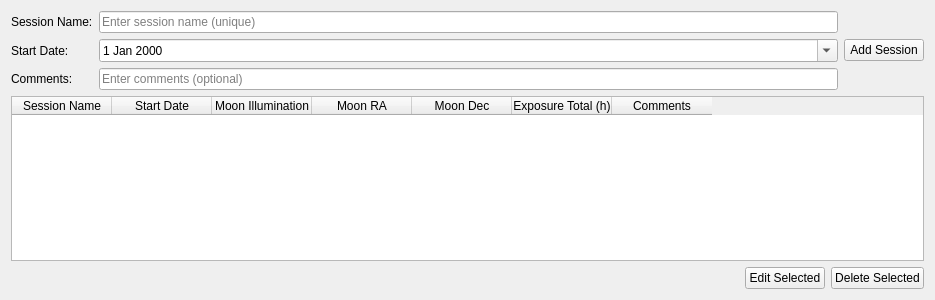
<?xml version="1.0" encoding="UTF-8"?>
<ui version="4.0">
 <class>SessionsTab</class>
 <widget class="QWidget" name="SessionTab">
  <property name="geometry">
   <rect>
    <x>0</x>
    <y>0</y>
    <width>935</width>
    <height>300</height>
   </rect>
  </property>
  <layout class="QVBoxLayout" name="verticalLayout">
   <item>
    <layout class="QGridLayout" name="gridLayout">
     <item row="0" column="0">
      <widget class="QLabel" name="sessionNameLabel">
       <property name="text">
        <string>Session Name:</string>
       </property>
      </widget>
     </item>
     <item row="0" column="1">
      <widget class="QLineEdit" name="sessionNameLineEdit">
       <property name="placeholderText">
        <string>Enter session name (unique)</string>
       </property>
      </widget>
     </item>
     <item row="1" column="0">
      <widget class="QLabel" name="startDateLabel">
       <property name="text">
        <string>Start Date:</string>
       </property>
      </widget>
     </item>
     <item row="1" column="1">
      <widget class="QDateEdit" name="startDateEdit">
       <property name="calendarPopup">
        <bool>true</bool>
       </property>
      </widget>
     </item>
     <item row="2" column="0">
      <widget class="QLabel" name="sessionCommentLabel">
       <property name="text">
        <string>Comments:</string>
       </property>
      </widget>
     </item>
     <item row="2" column="1">
      <widget class="QLineEdit" name="sessionCommentsLineEdit">
       <property name="placeholderText">
        <string>Enter comments (optional)</string>
       </property>
      </widget>
     </item>
     <item row="0" column="2" rowspan="3">
      <widget class="QPushButton" name="addSessionButton">
       <property name="text">
        <string>Add Session</string>
       </property>
      </widget>
     </item>
    </layout>
   </item>
   <item>
    <widget class="QTableWidget" name="sessionsTable">
     <property name="editTriggers">
      <set>QAbstractItemView::EditTrigger::NoEditTriggers</set>
     </property>
     <property name="alternatingRowColors">
      <bool>true</bool>
     </property>
     <property name="selectionMode">
      <enum>QAbstractItemView::SelectionMode::SingleSelection</enum>
     </property>
     <property name="selectionBehavior">
      <enum>QAbstractItemView::SelectionBehavior::SelectRows</enum>
     </property>
     <property name="sortingEnabled">
      <bool>true</bool>
     </property>
     <attribute name="verticalHeaderVisible">
      <bool>false</bool>
     </attribute>
     <column>
      <property name="text">
       <string>Session Name</string>
      </property>
     </column>
     <column>
      <property name="text">
       <string>Start Date</string>
      </property>
     </column>
     <column>
      <property name="text">
       <string>Moon Illumination</string>
      </property>
     </column>
     <column>
      <property name="text">
       <string>Moon RA</string>
      </property>
     </column>
     <column>
      <property name="text">
       <string>Moon Dec</string>
      </property>
     </column>
     <column>
      <property name="text">
       <string>Exposure Total (h)</string>
      </property>
     </column>
     <column>
      <property name="text">
       <string>Comments</string>
      </property>
     </column>
    </widget>
   </item>
   <item>
    <layout class="QHBoxLayout" name="horizontalLayout">
     <item>
      <spacer name="horizontalSpacer">
       <property name="orientation">
        <enum>Qt::Orientation::Horizontal</enum>
       </property>
       <property name="sizeHint" stdset="0">
        <size>
         <width>40</width>
         <height>20</height>
        </size>
       </property>
      </spacer>
     </item>
     <item>
      <widget class="QPushButton" name="editSessionButton">
       <property name="text">
        <string>Edit Selected</string>
       </property>
      </widget>
     </item>
     <item>
      <widget class="QPushButton" name="deleteSessionButton">
       <property name="text">
        <string>Delete Selected</string>
       </property>
      </widget>
     </item>
    </layout>
   </item>
  </layout>
 </widget>
 <resources/>
 <connections/>
</ui>
